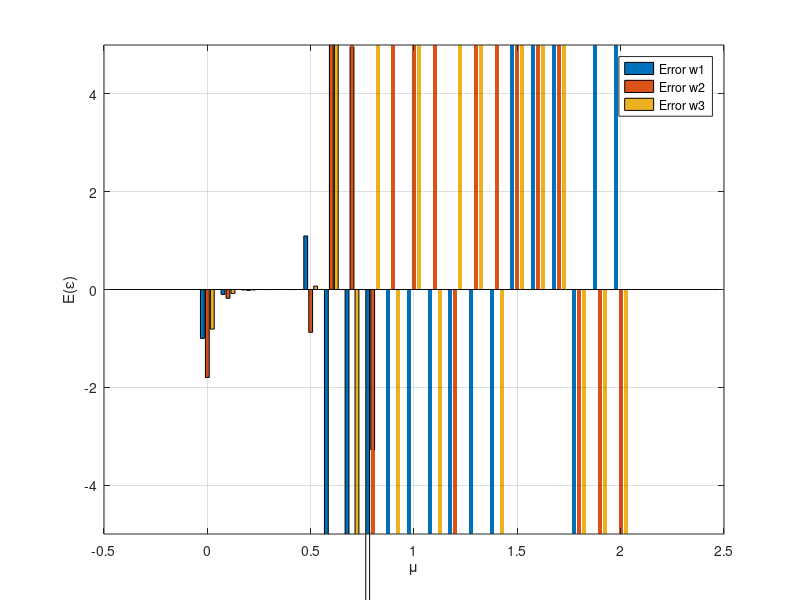

This figure's MATLAB source: (Note: this script raises an error after producing the figure.)
%% part a ----------------------------
clear;
clc;

rng(1) ;

h = [1, 1.8, 0.81] ;
N = 100 ;                 % length of u (input)
u_n = randn(N,1) ;
desired_signal = filter(h, 1, u_n) ;

% -------------
M = length(h) ;
K = N - M + 1 ;
U = zeros(K, M) ;
for i = 1:K
    U(i,:) = u_n(i+M-1:-1:i).' ;
end

d0 = desired_signal(M:end) ;

R_for_Jmin = (U.'*U) / K ;
p = (U.'*d0) / K ;
sigma_d2 = (d0.'*d0) / K ;
wopt = R_for_Jmin \ p ;
Jmin = sigma_d2 - p.' * wopt ; % Since Jmin ≈ 0, the misadjustment is 0/0
                               % therefore, in this example the LMS algorithm converges
% -------------

R = (u_n) * (u_n') / (u_n' * u_n) ; % normalize matrix R with ||u(n)||^2
lambda = eig(R) ;
lambda_max = max(lambda) ;
mu_in_theory = linspace(0, 0.05, 2/lambda_max) ; % mu = μ

% -------but we can try in other way

W_opt = h ;
M = length(W_opt) ;
iter = 10 ;
E = zeros(M, N);
mu_test = 0:0.1:2 ;
means_mu_test = zeros(M,length(mu_test));

for i = 1:length(mu_test)
    mu = mu_test(i);
    for r = 1:iter
        u = randn(N,1);                      
        d = filter(h, 1, u);   % We will have a new inputs(u , d) at every iteration to compute(almost) the mean
                               % this is necessary for compute mean
        w = zeros(M,1) ;                       
    
        for n = M:N
            x = u(n:-1:n-M+1) ;                  
            y = w' * x ;
            e = d(n) - y ;
            w = w + mu * x * e ;  
            E(:, n) = E(:, n) + (w - W_opt(:)) ; % We sum over all iterations (for same n (time) )
        end
    end
    % and now we have sum of all result of random input 
    E = E / iter ; % tada! , obtain the mean of E = W(n) - W_opt (approximately)
    means_mu_test(:,i) = E(:,N) ;
end

x = mu_test(:) ;
Y = means_mu_test.' ;
% for mu = 0.5 is a little random some times converge and sometimes not
bar(x, Y, 'grouped') ;
ylim([-5 5]) ;
xlabel('\mu') ;
ylabel('E(\epsilon)') ;
legend('Error w1','Error w2','Error w3','Location','best') ;
grid on ;

% This is different from theory in the following way:
% in mean convergence, we assume mu is very small.
% With this assumption, we can assume independence and obtain simpler math.
% However, if μ becomes larger, the independence assumption is no longer valid

%% part b ----------------------------
mu = 0.5;
taps = 4; % N = taps
[Wopt_for_tap4, ~ , ~] = LMS(u_n, desired_signal, taps, mu);

%% part c ----------------------------

% hmmmm consider this e = ε and ek = εk so we have :

K = 5 ;
mu = 0.5; % watch mu = 0.2 too
ek = zeros(taps, N - taps + 1) ; % N is for length of u_n
W_opt_new = [W_opt , 0 ] .' ;

for i = 1:K

    u = ( randn(N,1) ) ;
    d = filter(W_opt, 1, u); % every iter must have new random u

    [Wopt_c, W_steps, ~ ] = LMS(u, d, taps, mu);
    ek = ek + (W_steps - W_opt_new ) ;

end
mean_e = (1/K) * ek ;

iters = 1:size(mean_e,2);

figure;
plot(iters, mean_e.') ;
grid on ;
xlabel('Iteration n');
ylabel('Mean Error weight value');
title('mean convergence');

k = 1:taps;
labels = compose("w_%d", k);
legend(labels, 'Location', 'best');

% i tried with mu = 0.2, its better
%for mu = 0.5 is a random
% i dont know its random sometimes 30 iter sometimes more

%% part d ----------------------------

ek2 = zeros(1, N - taps + 1) ; % N is for length of u_n

for i = 1:K
    u = ( randn(N,1) ) ;
    d = filter(W_opt, 1, u); % every iter must have new random u

    [Wopt_c, W_steps, error] = LMS(u, d, taps, mu) ;
    temp = error.^2 ;
    ek2 = ek2 + temp ;
end

MSE_e = (1/K) * ek2 ;

iters = 1:size(MSE_e,1) ;

figure ;
plot(iters, MSE_e.') ;
grid on ;
xlabel('Iteration n') ;
ylabel('MSE Error (output)') ;
title('MSE convergence') ;


%% part e ----------------------------
mu = [0.1 , 0.05];
taps = 4; % N = taps
W_opt_new = [W_opt , 0 ] .' ; % for taps = 4
K = 5 ;

figure;

for m = 1:length(mu)

    mu_m = mu(m);

    [Wopt_for_tap4, ~, ~ ] = LMS(u_n, desired_signal, taps, mu_m);  % part b

    ek = zeros(taps, N - taps + 1); % N is for length of u_n

    for i = 1:K
        u = ( randn(N,1) );
        d = filter(W_opt, 1, u); % every iter must have new random u
        [Wopt_c, W_steps, ~] = LMS(u, d, taps, mu_m);
        ek = ek + (W_steps - W_opt_new);
    end

    mean_e = (1/K) * ek;
    iters = 1:size(mean_e,2);

    subplot(length(mu), 1, m);
    plot(iters, mean_e.');
    grid on;
    xlabel('Iteration n');
    ylabel('Mean Error **weight value**');
    title(sprintf('mean convergence - part e (\\mu = %.3f)', mu_m));

    k = 1:taps;
    labels = compose("w_%d", k);
    legend(labels, 'Location', 'best');

end


%% part f ----------------------------

mu = 0.3 ;
taps = [4 3 2] ; % N = taps
K = 5 ;

figure;

for t = 1:length(taps)

    taps_t = taps(t);

    %these line is for update W_opt with considering taps(number of rows)
    temp = length(W_opt);
    if taps_t <= temp
        W_opt_new = W_opt(1:taps_t).';
    else
        W_opt_new = [W_opt , zeros(1, taps_t-temp)].' ; 
    end




    [Wopt_for_tap4, ~, ~ ] = LMS(u_n, desired_signal, taps_t, mu);  % part b

    ek = zeros(taps_t, N - taps_t + 1); % N is for length of u_n

    for i = 1:K
        u = ( randn(N,1) );
        d = filter(W_opt, 1, u); % every iter must have new random u
        [Wopt_c, W_steps, ~] = LMS(u, d, taps_t, mu);
        ek = ek + (W_steps - W_opt_new);
    end

    mean_e = (1/K) * ek;
    iters = 1:size(mean_e,2);

    subplot(length(taps), 1, t);
    plot(iters, mean_e.');
    grid on;
    xlabel('Iteration n');
    ylabel('Mean Error weight value');
    title(sprintf('mean convergence - part f (tap = %.3f)', taps_t));

    k = 1:taps_t;
    labels = compose("w_%d", k);
    legend(labels, 'Location', 'best');

end
